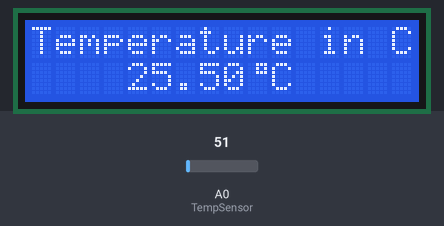
This sketch was run on a simulated Arduino Uno, built with avr-gcc and run on an emulated ATmega328P. On the bench: 16×2 character LCD. The test bench sets the inputs (shaded band); at power-on: A0 (TempSensor) = 51.

Above: at 5.2 s.
5.3 s: A0 (TempSensor) set to 61
At 8.4 s:
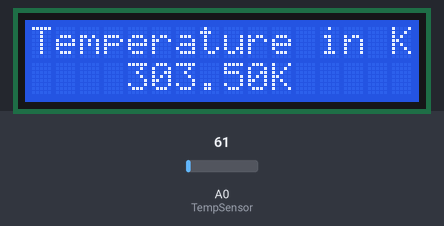
11.5 s: A0 (TempSensor) set to 71
At 13.4 s:
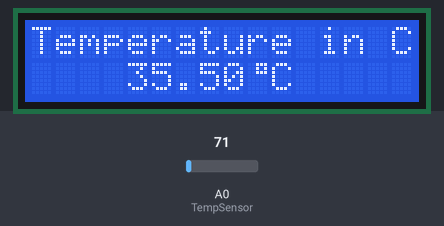
17.5 s: A0 (TempSensor) set to 86
At 19.7 s:
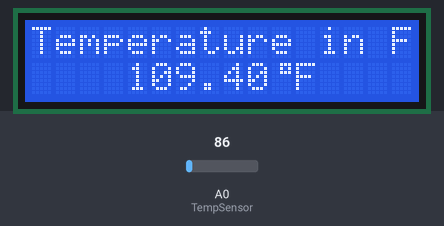
Timing chart, 0 to 21.2 s (numbered marks = the images above; inputs shaded):
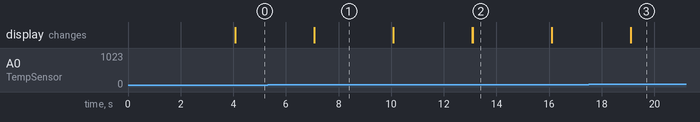

The sketch:

using_LM35_LCD.ino
```cpp
// Program to display Temperatue using LM35 Temperature sensor onto 16x2 LCD display
// Custom character degreeSymbol created inorder to display degree on LCD
// LM35 to be connected to pin A0; analog value is read and converted to temperature
// Program will cycle between celsius, kelvin & fahrenheit scales of temperature; each scale will be displayed 3s

#include<LiquidCrystal.h>

LiquidCrystal lcd(7,6,5,4,3,2);
const int TempSensor = A0;
int scale = 1;
float celsius;
float kelvin;
float fahrenheit;
byte degreeSymbol[8] = { 0b00111,
                         0b00101,
                         0b00111,
                         0b00000,
                         0b00000,
                         0b00000,
                         0b00000,
                         0b00000 };

void setup()
{
  pinMode(TempSensor, INPUT);
  lcd.begin(16,2);
  lcd.createChar(1, degreeSymbol);
  lcd.setCursor(0,0);
  lcd.print("    Digital    ");
  lcd.setCursor(0,1);
  lcd.print("  Thermometer   ");
  delay(4000);
  lcd.clear();
}

void loop()
{
  float TempReading = analogRead(TempSensor);
  celsius = TempReading/2;
  if(scale == 1)
  {
    lcd.setCursor(0,0);
    lcd.print("Temperature in C");
    lcd.setCursor(4,1);
    lcd.print(celsius);
    lcd.write(1);
    lcd.print("C");
    scale = 2;
    delay(3000);
    lcd.clear();
  }
  else if(scale == 2)
  {
    kelvin = celsius + 273;
    lcd.setCursor(0,0);
    lcd.print("Temperature in K");
    lcd.setCursor(4,1);
    lcd.print(kelvin);
    lcd.print("K");
    scale = 3;
    delay(3000);
    lcd.clear();
  }
  else if(scale == 3)
  {
    fahrenheit = (celsius*18) + 320;
    fahrenheit = fahrenheit/10;
    lcd.setCursor(0,0);
    lcd.print("Temperature in F");
    lcd.setCursor(4,1);
    lcd.print(fahrenheit);
    lcd.write(1);
    lcd.print("F");
    scale = 1;
    delay(3000);
    lcd.clear();
  }
}
```

Measured:
- what the display in image 1 shows lasts 3.0 s, from 7.1 s to 10.1 s
